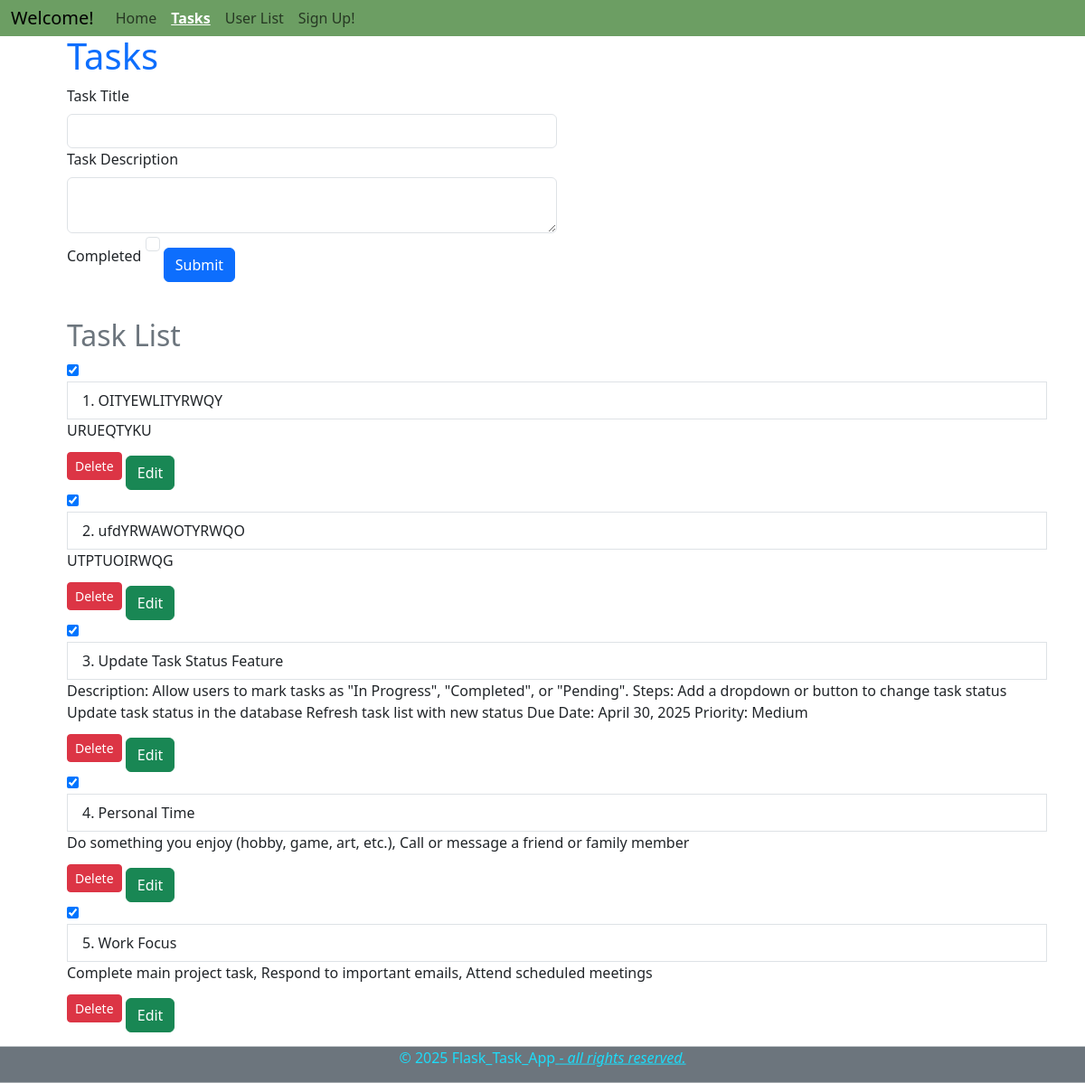
/tasks, run on an earlier commit of the app's database.
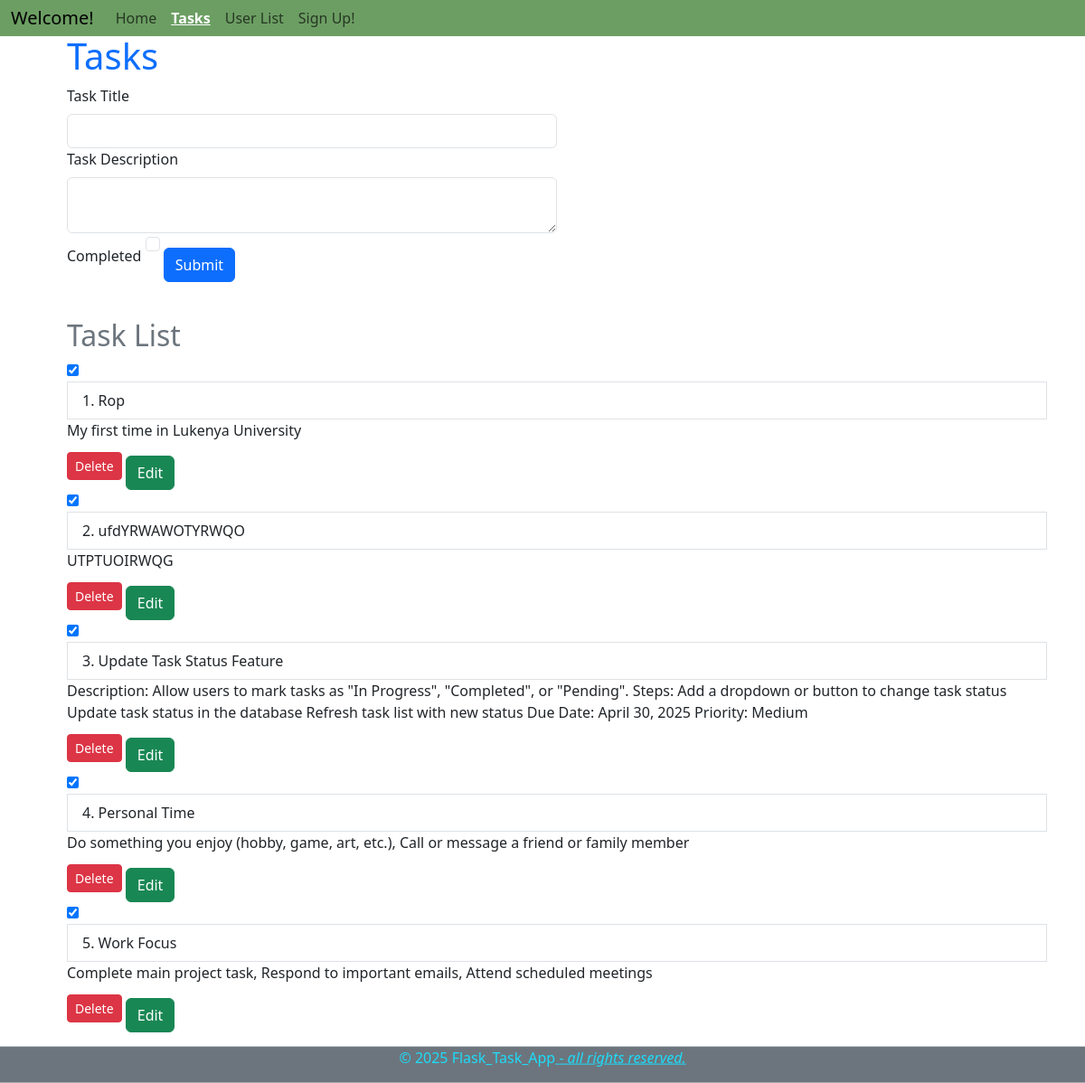
And on a later commit of the database.
### app/models.py (models this page shows, shortened)
class Task(db.Model):
    task_id = db.Column(db.Integer, primary_key=True)
    title = db.Column(db.String(100), nullable=False)
    description = db.Column(db.Text, nullable=False)
    completed = db.Column(db.Boolean, default=False)
    user_id = db.Column(db.Integer, db.ForeignKey('user.user_id'), nullable=False)

### app/routes.py (the view, shortened to what this page needs)
@app.route('/tasks', methods=['GET', 'POST'])
def tasks():
    form = TaskForm()
    tasks = Task.query.all()
    return render_template('tasks.html', title='Tasks', task_form=form, tasks=tasks)

### app/forms.py
class TaskForm(FlaskForm):
   title = StringField('Task Title')
   description = TextAreaField('Task Description')
   completed = BooleanField('Completed')
   submit = SubmitField('Submit')

### app/templates/tasks.html (shortened to what this page needs)
{% extends "base.html" %}
{% block content %}
<div class="container">
    <ul>
    <h1 class="text-primary">{% if edith_mode %} Edith Tasks {% else %} Tasks {% endif %}</h1>
    <form action="{% if edith_mode %} {{ url_for('edith_task', task_id = request.view_args.task_id) }} {% else %} {{ url_for('tasks') }} {% endif %}" method="post">
        {{ task_form.title.label(class="form-label") }}
        {{ task_form.title(class="form-control w-50") }}
        {{ task_form.description.label(class="form-label") }}
        {{ task_form.description(class="form-control w-50") }}
        {{ task_form.completed.label(class="form-check-label") }}
        {{ task_form.completed(class="form-check-input") }}
        {{ task_form.submit(class="btn btn-primary mt-3") }}
    </form>
</ul>
</div>
<div class="container">
    <ul>
<h2 class="text-secondary mt-4">Task List</h2>
<div class="list-group">
    {% for task in tasks|reverse %}
    <form action="{{ url_for('toggle_task', task_id=task.task_id) }}" method="post" style="display: inline;">
        <input type="checkbox"
            {% if task.completed %} checked {% endif %}
            onchange="this.form.submit()"
            id="task-{{ task.task_id }}"
            title="Mark task as completed">
    </form>
    <label for="task-{{ task.task_id }}" class="list-group-item">
        {{ loop.index }}. {{ task.title }}
    </label>
    <span>{{ task.description }}</span>
    <form action="{{ url_for('delete_task', task_id=task.task_id) }}" method="post" onsubmit="return confirm('Are you sure you want to delete this task?');" style="display: inline;">
        <button type="submit" class="btn btn-danger btn-sm">Delete</button>
        <a href="{{ url_for('edith_task', task_id=task.task_id) }}" class="btn btn-success mt-3">Edit</a>
    </form>
    {% endfor %}
</ul>
</div>
{% endblock %}

### app/templates/base.html (shortened to what this page needs)
<!DOCTYPE html>
<html lang="en">
<head>
    <link href="https://cdn.jsdelivr.net/npm/bootstrap@5.3.5/dist/css/bootstrap.min.css" rel="stylesheet">
</head>
</head>
<body>
    <nav class="navbar navbar-expand-sm bg-body-tertiary sticky-top p-0">
        <div class="container-fluid" style="background-color: rgb(108, 158, 99);">
            <a class="navbar-brand" href="#">Welcome!</a>
            <div class="collapse navbar-collapse" id="navbarNavAltMarkup">
                <div class="navbar-nav">
                    <a class="nav-link {% if request.endpoint == 'home' %}active{% endif %}" href="{{ url_for('home') }}">Home</a>
                    <a class="nav-link {% if request.endpoint == 'tasks' %}active{% endif %}" href="{{ url_for('tasks') }}">Tasks</a>
                    <a class="nav-link {% if request.endpoint == 'user_list' %}active{% endif %}" href="{{ url_for('user_list') }}">User List</a>
                    <a class="nav-link {% if request.endpoint == 'users' %}active{% endif %}" href="{{ url_for('users') }}">Sign Up!</a>
                </div>
            </div>
        </div>
    </nav>
    {% block content %}
    {% endblock %}
</body>
<footer class="bg-secondary color-rgp text-white text-center py-0 mt-auto position-sticky bottom-0">
    <p style="color: rgb(29, 220, 249);">&copy; 2025 Flask_Task_App<i class="text-decoration-underline"> - all rights reserved.</i></p></footer>
</html>

### app/templates/base.html (style rules this page uses)
html, body { height: 100%; }
body { display: flex; flex-direction: column; }
nav { flex-grow: 0; margin-top: -2px; padding: 0.5rem 0; }
.navbar-nav .nav-link.active { text-decoration: underline; font-weight: bold; color: white !important; }

What changed in the data, as far as the page shows it:
removed Task: completed "☑", title "OITYEWLITYRWQY", description "URUEQTYKU"
added Task: completed "☑", title "Rop", description "My first time in Lukenya University"
